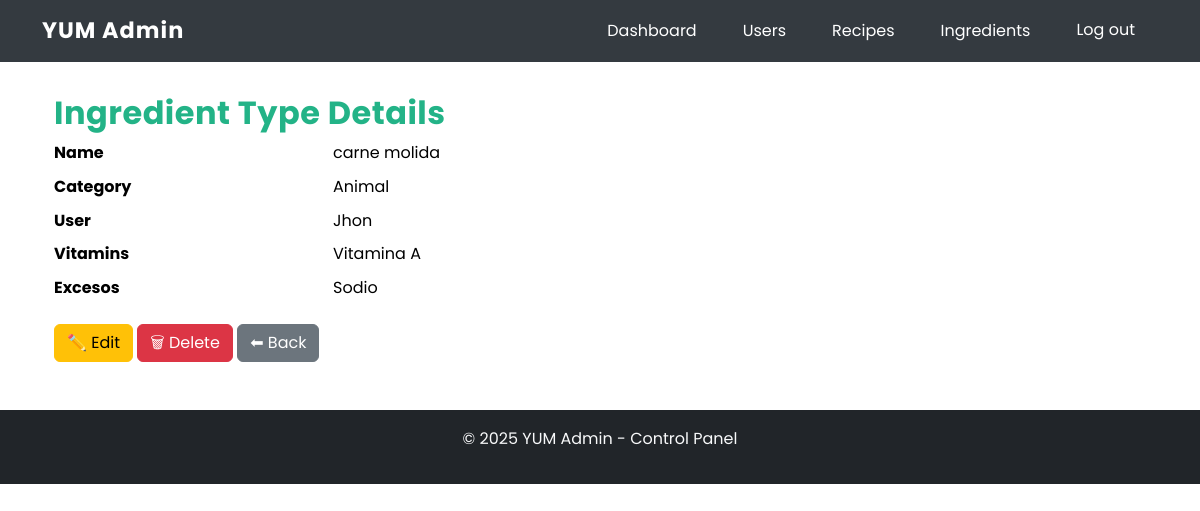
/admin_dash/ingredient-types/10/ (signed in), run on the app's committed database.
### core/models.py (models this page shows, shortened)
class IngredientType(models.Model):
    CATEGORY_CHOICES = [
        ('vegetal', 'Vegetal'),
        ('animal', 'Animal'),
        ('mineral', 'Mineral'),
        ('procesado', 'Procesado'),
        ('ultraprocesado', 'Ultraprocesado'),
    ]
    nombre = models.CharField(max_length=100, unique=True)
    category = models.CharField(max_length=20, choices=CATEGORY_CHOICES)
    vitamins = models.JSONField(blank=True, null=True)  # lista de strings en formato json
    excesses = models.JSONField(blank=True, null=True)  # lista de strings en formato json
    user = models.ForeignKey(
        settings.AUTH_USER_MODEL,
        on_delete=models.CASCADE,
        related_name="ingredient_types",
        null=True, blank=True
    )

class User(AbstractUser):
    ROLE_CHOICES = [
        ("admin", "Administrador"),
        ("common", "Usuario Común"),
    ]
    role = models.CharField(
        max_length=10,
        choices=ROLE_CHOICES,
        default="common"
    )
    favorite_recipes = models.ManyToManyField(
        "Recipe",
        related_name="favorited_by",
        blank=True
    )

### yum_admins/views.py (the view)
# urls.py: path("ingredient-types/<int:pk>/", AdminIngredientTypeDetailView.as_view(), name="admin_ingredienttype_detail"),
class AdminIngredientTypeDetailView(AdminRequiredMixin, DetailView):
    model = IngredientType
    template_name = "yum_admins/ingredient_type/detail.html"
    context_object_name = "ingredient_type"
    def get_queryset(self):
        return IngredientType.objects.all().select_related("user")

### core/mixins.py (called while the page is built)
    def dispatch(self, request, *args, **kwargs):
        if not hasattr(request.user, "role") or request.user.role != "admin":
            return redirect(self.login_url)
        return super().dispatch(request, *args, **kwargs)

### yum_admins/templates/yum_admins/ingredient_type/detail.html
{% extends "core/base_admin.html" %}
{% load i18n %}
{% block content %}
<div class="container mt-4">
  <h2>{% trans "Detalle del Tipo de Ingrediente" %}</h2>
  <dl class="row">
    <dt class="col-sm-3">{% trans "Nombre" %}</dt>
    <dd class="col-sm-9">{{ ingredient_type.nombre }}</dd>
    <dt class="col-sm-3">{% trans "Categoría" %}</dt>
    <dd class="col-sm-9">{{ ingredient_type.get_category_display }}</dd>
    <dt class="col-sm-3">{% trans "Usuario" %}</dt>
    <dd class="col-sm-9">{{ ingredient_type.user.username }}</dd>
    <dt class="col-sm-3">{% trans "Vitaminas" %}</dt>
    <dd class="col-sm-9">
      {% if ingredient_type.vitamins %}
        {{ ingredient_type.vitamins|join:", " }}
      {% else %}
        -
      {% endif %}
    </dd>
    <dt class="col-sm-3">Excesos</dt>
    <dd class="col-sm-9">
      {% if ingredient_type.excesses %}
        {{ ingredient_type.excesses|join:", " }}
      {% else %}
        -
      {% endif %}
    </dd>
  </dl>
  <a href="{% url 'admin_ingredienttype_edit' ingredient_type.pk %}" class="btn btn-warning">✏️ {% trans "Editar" %}</a>
  <a href="{% url 'admin_ingredienttype_delete' ingredient_type.pk %}" class="btn btn-danger">🗑 {% trans "Eliminar" %}</a>
  <a href="{% url 'admin_ingredienttype_list' %}" class="btn btn-secondary">⬅ {% trans "Volver" %}</a>
</div>
{% endblock %}

### core/static/core/css/styles.css (style rules this page uses)
:root { --brand-green: #23b387; --brand-green-hover: #1d9470; --brand-green-light: rgba(35, 179, 135, 0.05); --brand-green-shadow: rgba(35, 179, 135, 0.25); --brand-white: #ffffff; --brand-black: #000000; --text-muted: #6c757d; --text-dark: #212529; --border-color: #ccc; --border-light: #e0e0e0; --shadow-sm: 0 2px 8px rgba(0, 0, 0, 0.1); --shadow-md: 0 4px 10px rgba(0, 0, 0, 0.1); --shadow-lg: 0 8px 20px rgba(0, 0, 0, 0.15); --shadow-xl: 0 10px 25px rgba(0, 0, 0, 0.15); --border-radius: 12px; --transition-base: 0.3s ease; }
body { font-family: 'Poppins', sans-serif; background-color: var(--brand-white); color: var(--brand-black); line-height: 1.6; padding-top: 70px; }
h1, h2, h3, .auth-title { font-weight: 700; letter-spacing: 0.5px; color: var(--brand-green); }

### core/templates/core/base_admin.html (style rules this page uses)
body.admin-page { padding-top: 70px; }

### data on the page
IngredientType: nombre "carne molida", category "Animal", user.username "Jhon", vitamins "Vitamina A", excesses "Sodio"

### other printed values
{{ year|default:"2025" }} "2025"
